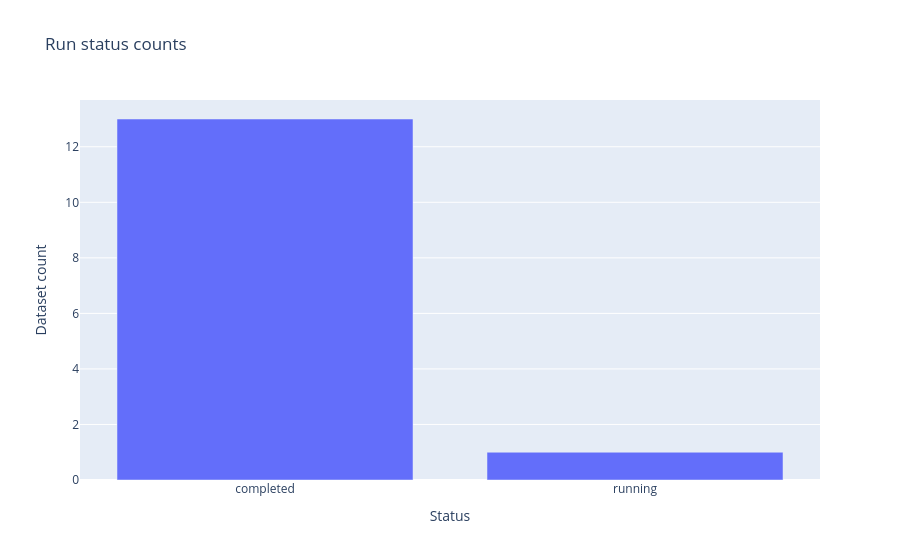

Notebook code for this chart:
### Code cell
# Run completeness and leaderboard-reference context

if RUN_STATUS is None or RUN_STATUS.empty:
    display_note("No per-dataset `run_status.json` files were found in this run directory.")
else:
    status_df = RUN_STATUS.copy()
    status_df["status"] = status_df["status"].astype(str)
    display_note("### Run completeness by dataset")
    display(status_df.sort_values(["status", "dataset"], ascending=[True, True]).reset_index(drop=True))

    status_counts = status_df.groupby("status", dropna=False).size().reset_index(name="datasets")
    fig = px.bar(status_counts, x="status", y="datasets", title="Run status counts")
    fig.update_layout(xaxis_title="Status", yaxis_title="Dataset count")
    fig.show()

if LEADERBOARD_TOP10 is None or LEADERBOARD_TOP10.empty:
    display_note("No `leaderboard_top10_reference.csv` was found for this run.")
else:
    ref = LEADERBOARD_TOP10.copy()
    if "is_top10_entry" in ref.columns:
        ref = ref.loc[ref["is_top10_entry"].fillna(False)].copy()

    display_note("### Leaderboard reference coverage")
    coverage_cols = [
        "dataset",
        "benchmark_id",
        "benchmark_suite",
        "leaderboard_metric_name",
        "leaderboard_dataset_split",
        "rank",
        "model",
        "metric_value",
    ]
    coverage_cols = [c for c in coverage_cols if c in ref.columns]
    display(ref[coverage_cols].head(30))

    coverage_summary = (
        ref.groupby([c for c in ["dataset", "leaderboard_metric_name"] if c in ref.columns], dropna=False)
        .agg(
            top10_rows=("model", "size"),
            top10_best=("metric_value_numeric", "min"),
            top10_worst=("metric_value_numeric", "max"),
        )
        .reset_index()
    )
    display(coverage_summary.sort_values("dataset").reset_index(drop=True))

### Figure 1 — Plotly figure (JSON) as saved in the notebook; plotly's stock layout.template omitted (floating-point values rounded to 4 significant figures)
{"data": [{"hovertemplate": "status=%{x}<br>datasets=%{y}<extra></extra>", "legendgroup": "", "marker": {"color": "#636efa", "pattern": {"shape": ""}}, "name": "", "orientation": "v", "showlegend": false, "textposition": "auto", "type": "bar", "x": ["completed", "running"], "xaxis": "x", "y": [13, 1], "yaxis": "y"}], "layout": {"barmode": "relative", "legend": {"tracegroupgap": 0}, "title": {"text": "Run status counts"}, "xaxis": {"anchor": "y", "domain": [0, 1], "title": {"text": "Status"}}, "yaxis": {"anchor": "x", "domain": [0, 1], "title": {"text": "Dataset count"}}}}
